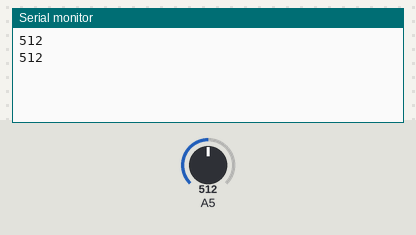
Bench run of a sketch on a simulated Arduino Uno, built with avr-gcc and run on an emulated ATmega328P. Parts: the last lines printed to the serial monitor. The inputs (shaded band) are chosen by the test bench; at power-on: A5 = 512.

Above: at 1.8 s.
1.9 s: A5 set to 716
At 2.8 s:
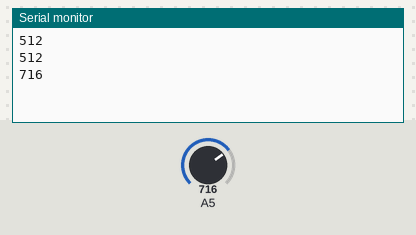
3.4 s: A5 set to 900
At 4.4 s:
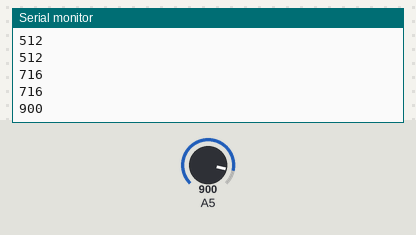
Timing chart, 0 to 6.4 s (numbered marks = the images above; inputs shaded):
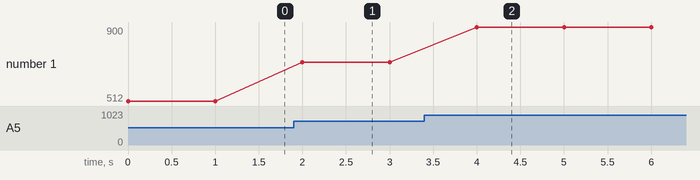

The sketch:

ldr.ino
```cpp
void setup() {
  // put your setup code here, to run once:
  pinMode(A5, INPUT);
  Serial.begin(9600);
}

void loop() {
    int ldr = analogRead(A5);

   Serial.println(ldr);
   delay(1000);

}
```

Measured:
- after the input at 1.9 s, the serial monitor: prints a new line after 0.10 s (image 1)
- after the input at 3.4 s, the serial monitor: prints a new line after 0.60 s (image 2)
- plotted number 1: 512 → 716 after the input at 1.9 s, 716 → 900 after the input at 3.4 s
